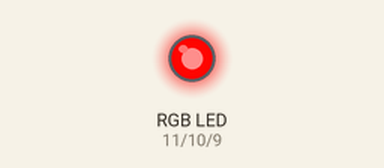
Simulated run of this sketch. Board: Arduino Uno, built with avr-gcc and run on an emulated ATmega328P. On the bench: an RGB LED mixed from three pins (HIGH = lit). Dim RGB values are drawn brighter than linear.

Above: at 0.05 s.
At 1.15 s:
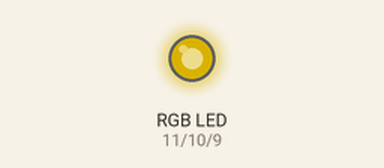
At 2.3 s:
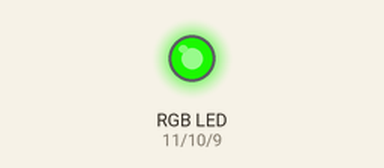
At 4.6 s:
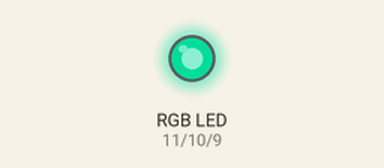
At 6.85 s:
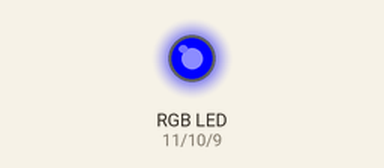
At 9.15 s:
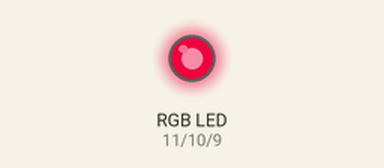
Timing chart, 0 to 13.9 s (numbered marks = the images above):
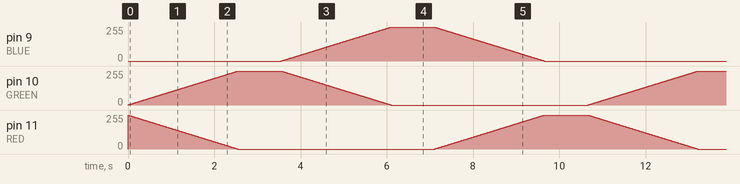

The sketch:

RGB_LED.ino
```cpp
#define RED 11
#define GREEN 10
#define BLUE 9

void setup()
{
  pinMode(RED, OUTPUT);
  pinMode(GREEN, OUTPUT);
  pinMode(BLUE, OUTPUT);
  digitalWrite(RED, HIGH);
  digitalWrite(GREEN, LOW);
  digitalWrite(BLUE, LOW);

}

int redvalue;
int greenvalue;
int bluevalue;
void loop()
{
  redvalue = 255;
  greenvalue = 0;
  bluevalue = 0;

  for (int i = 0; i < 255; i +=1)
  {
    redvalue -= 1;
    greenvalue += 1;
    analogWrite(RED, redvalue);
    analogWrite(GREEN, greenvalue);
    delay(10);
  }
  delay(1000);
  for (int i = 0; i < 255; i +=1)
  {
    greenvalue -= 1;
    bluevalue += 1;
    analogWrite(GREEN, greenvalue);
    analogWrite(BLUE, bluevalue);
    delay(10);
  }
  delay(1000);
  for (int i = 0; i < 255; i +=1)
  {
    bluevalue -= 1;
    redvalue += 1;
    analogWrite(BLUE, bluevalue);
    analogWrite(RED, redvalue);
    delay(10);
  }
  delay(1000);

}
```
